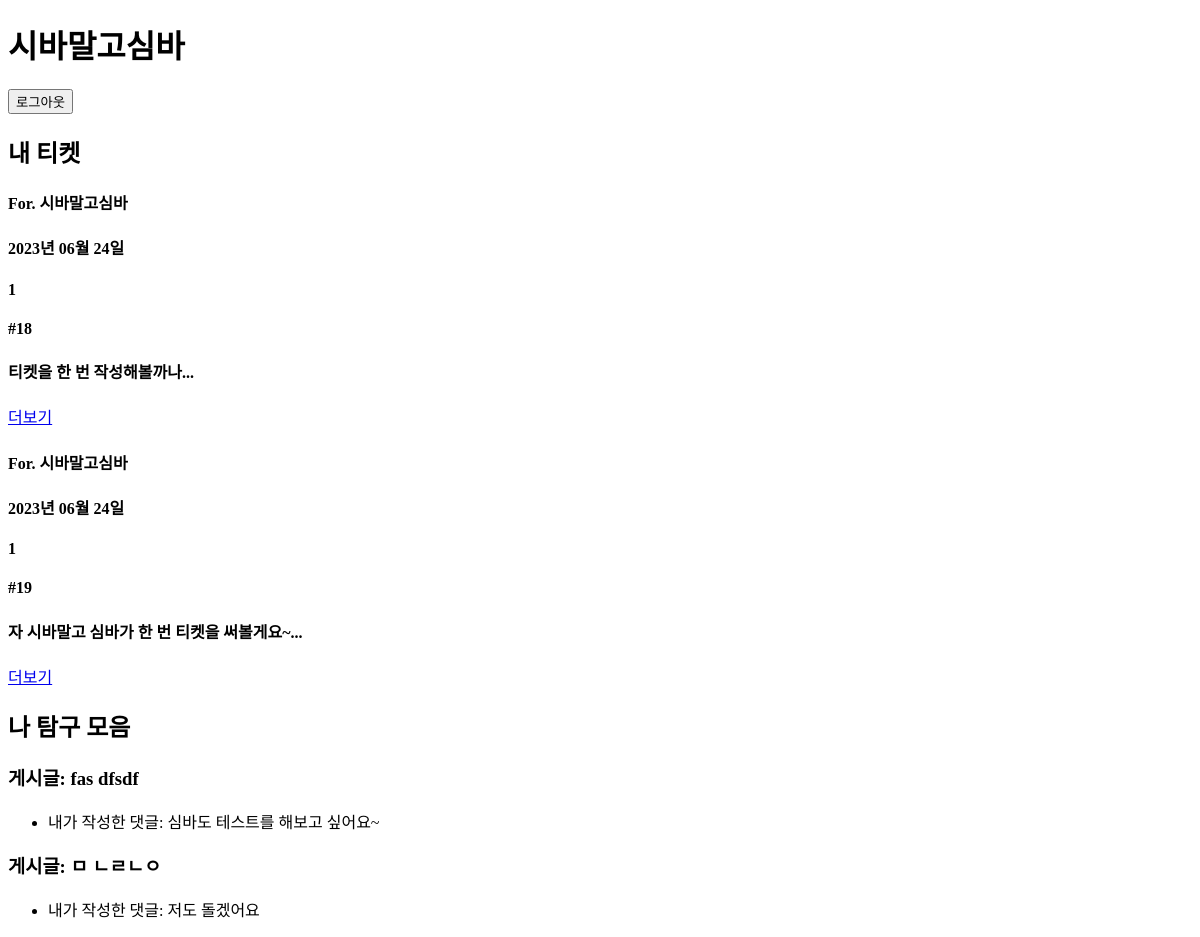
Page /mypage/ (signed in) on the earlier database version.
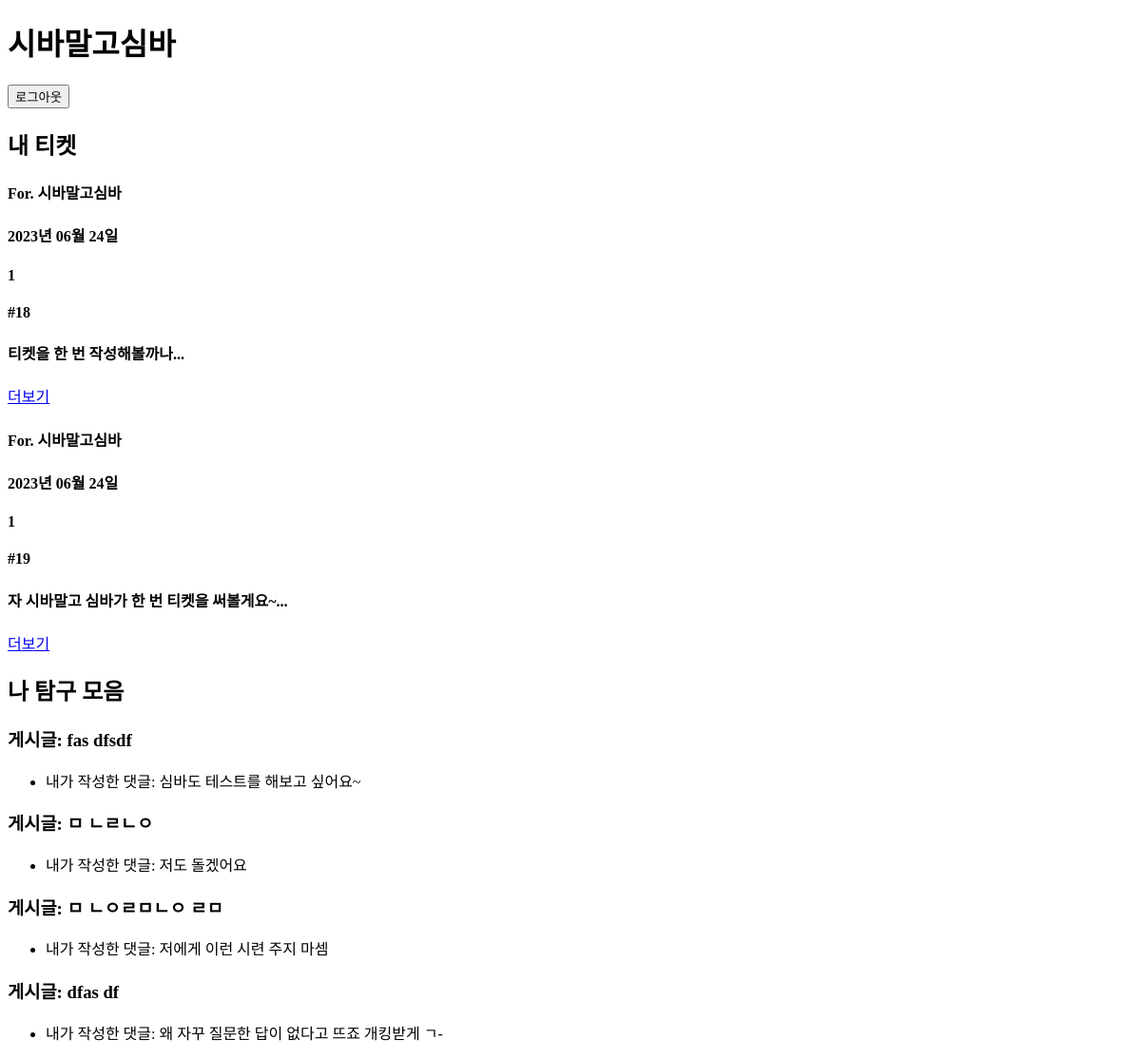
Same page on the later database version.
### mainpage/models.py (models this page shows, shortened)
class Ticket(models.Model):
    writer = models.ForeignKey(User, null=False, blank=False, on_delete=models.CASCADE)
    pub_date = models.DateTimeField()
    body = models.TextField()
    like = models.ManyToManyField(User, related_name='likes', blank=True)
    like_count = models.PositiveIntegerField(default=0)
    def summary(self):
        return self.body[:40]

### accounts/models.py (models this page shows)
class Profile(models.Model):
    user = models.OneToOneField(User, on_delete=models.CASCADE)
    nickname = models.TextField(max_length=10)

### qnapage/models.py (models this page shows, shortened)
class Qna(models.Model):
    title = models.CharField(max_length = 200)
    writer = models.ForeignKey(User, null=False, blank=False, on_delete=models.CASCADE)
    body = models.TextField()
    pub_date = models.DateTimeField()

class QnaComment(models.Model):
    content = models.TextField()
    pub_date = models.DateTimeField()
    writer = models.ForeignKey(User, null=False, blank=False, on_delete=models.CASCADE)
    qna = models.ForeignKey(Qna, null=False, blank=False, on_delete=models.CASCADE)
    comment_like = models.ManyToManyField(User, related_name='comment_likes', blank=True)
    comment_like_count = models.PositiveIntegerField(default = 0)

### mypage/views.py (the view)
# urls.py: path('mypage/', include('mypage.urls')),
def mypage(request):
    if not request.user.is_authenticated:
        return render(request, 'accounts/login_required.html')
    else:
        user = request.user
        comments = QnaComment.objects.filter(writer=user)
        qnas = Qna.objects.filter(qnacomment__in=comments)
        context = {
            'user': user,
            'tickets': Ticket.objects.filter(writer=user),
            'comments': comments,
            'qnas': qnas,
        }
        return render(request, 'mypage/mypage.html', context)

### mypage/templates/mypage/mypage.html (shortened to what this page needs)
<!DOCTYPE html>
<html>
<head>
</head>
<body>
    <h1>{{user.profile.nickname}}</h1>
    <button type="button" onclick="location.href='{% url 'accounts:logout' %}';">로그아웃</button>
    <h2>내 티켓</h2>
    <div class="container">
        <div class="card_container">
            {% for ticket in tickets %}
            {% if ticket.writer == request.user %}
            <div class="card">
                <div class="card-body">
                    <h4 class="card-subtitle mb-2 text-muted card-nickname">For. {{ticket.writer.profile.nickname}}</h4>
                    <h4 class="date">{{ ticket.pub_date|date:"Y년 m월 d일" }}</h4>
                    <h4 class="like"><a class="like_count">{{ticket.like_count}}</a></h4>
                    <h4 class="number"> #{{ticket.id}} </h4>
                    <h4 class="card-text">{{ticket.summary}}... </h4>
                    <a href="{%url 'mainpage:detail' ticket.id %}" class="more">더보기</a>
                </div>
            </div>
            {% endif %}
            {% endfor %}
        </div>
    </div>
    <h2>나 탐구 모음</h2>
        {% if qnas %}
            {% for qna in qnas %}
                <div>
                    <h3>게시글: {{ qna.title }}</h3>
                    {% for comment in qna.qnacomment_set.all %}
                        <ul>
                            <li>내가 작성한 댓글: {{ comment.content }}</li>
                        </ul>
                    {% empty %}
                        <p>아직 답한 질문이 없어요.</p>
                    {% endfor %}
                </div>
            {% endfor %}
        {% else %}
            <p>아직 작성한 게시글이 없어요.</p>
        {% endif %}
</body>
</html>

Differences in the rows shown:
now on this page (row unchanged): Qna: title "ㅁ ㄴㅇㄹㅁㄴㅇ ㄹㅁ"
added QnaComment: content "저에게 이런 시련 주지 마셈", shown under "ㅁ ㄴㅇㄹㅁㄴㅇ ㄹㅁ"
now on this page (row unchanged): Qna: title "dfas df"
added QnaComment: content "왜 자꾸 질문한 답이 없다고 뜨죠 개킹받게 ㄱ-", shown under "dfas df"
